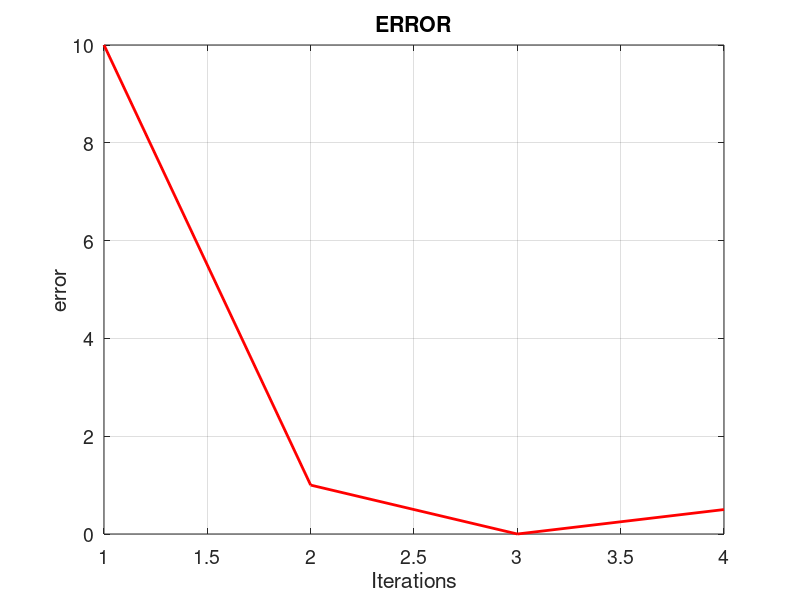

This chart was generated by the following MATLAB code:
xl = -2;
xu = 0;
i = 1;
e(i)=10;

while(e(i)>0.01)
    
    xr=(xl+xu)/2;
    
    g_xl=(xl^3-(xl*10)-5);
    g_xr=(xr^3-(xr*10)-5);
    g_xu=(xu^3-(xu*10)-5);
    
    if(g_xl*g_xr < 0)
        xu=xr;
        e(i+i)= abs(xr-xl);
    end
    
    if(g_xu*g_xr< 0)
        xl=xr;
        e(i+1)= abs(xu-xr);
    end
    i=i+1;
    
    if(g_xu*g_xr == 0)
        xr=xr;
        
    end
end
tam = size(e);
ite = 1:1:tam(2);
figure('DefaultAxesFontSize',14)
plot (ite,e,'color',[1 0 0],'LineWidth',2);
set(gcf,'color','white');
grid on
xlabel('Iterations')
ylabel('error')
title 'ERROR'
    
    